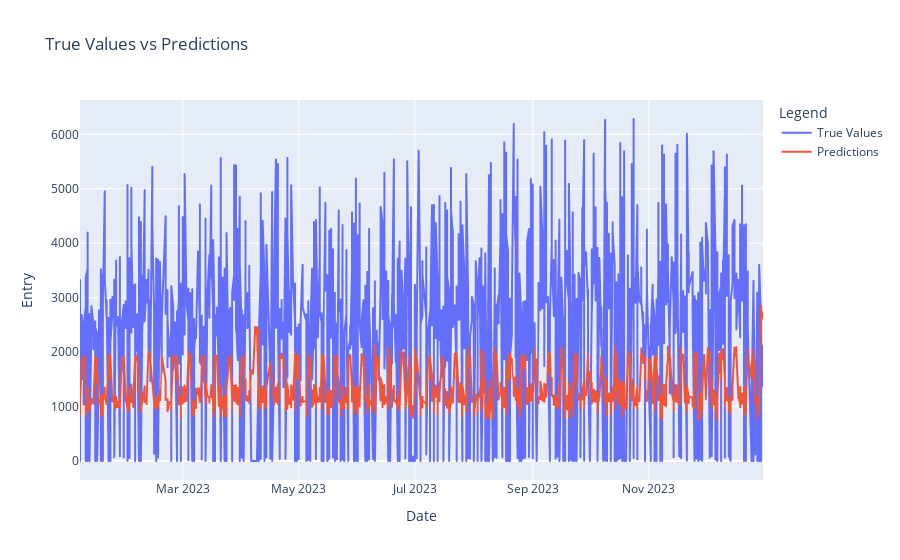

Notebook cell for this chart:
### Code cell
# Prepare the data for plotting
plot_data = pd.DataFrame({
    'Date': date_test,
    'True Values': y_test_entry.flatten(),
    'Predictions': predictions.flatten()
})

# Sort the data by Date
plot_data = plot_data.sort_values(by='Date')

# Melt the DataFrame to have a long format suitable for bar plotting
plot_data_melted = plot_data.melt(id_vars=['Date'], value_vars=['True Values', 'Predictions'], 
                                  var_name='Type', value_name='Entry')

# Plot the results using Plotly Express as a bar graph
fig = px.line(plot_data_melted, x='Date', y='Entry', color='Type',
             title='True Values vs Predictions', labels={'Entry': 'Entry', 'Type': 'Legend'})
fig.update_xaxes(title_text='Date')
fig.update_yaxes(title_text='Entry')
fig.show()

### Figure 1 — Plotly figure (JSON) as saved in the notebook; plotly's stock layout.template omitted (floating-point values rounded to 4 significant figures; data arrays with more than 128 entries replaced by an {"elided": "..."} marker saying what was removed)
{"data": [{"hovertemplate": "Legend=True Values<br>Date=%{x}<br>Entry=%{y}<extra></extra>", "legendgroup": "True Values", "line": {"color": "#636efa", "dash": "solid"}, "marker": {"symbol": "circle"}, "mode": "lines", "name": "True Values", "showlegend": true, "type": "scattergl", "x": {"elided": "1440 str values"}, "xaxis": "x", "y": {"elided": "1440 float values"}, "yaxis": "y"}, {"hovertemplate": "Legend=Predictions<br>Date=%{x}<br>Entry=%{y}<extra></extra>", "legendgroup": "Predictions", "line": {"color": "#EF553B", "dash": "solid"}, "marker": {"symbol": "circle"}, "mode": "lines", "name": "Predictions", "showlegend": true, "type": "scattergl", "x": {"elided": "1440 str values"}, "xaxis": "x", "y": {"elided": "1440 float values"}, "yaxis": "y"}], "layout": {"legend": {"title": {"text": "Legend"}, "tracegroupgap": 0}, "title": {"text": "True Values vs Predictions"}, "xaxis": {"anchor": "y", "domain": [0, 1], "title": {"text": "Date"}}, "yaxis": {"anchor": "x", "domain": [0, 1], "title": {"text": "Entry"}}}}
